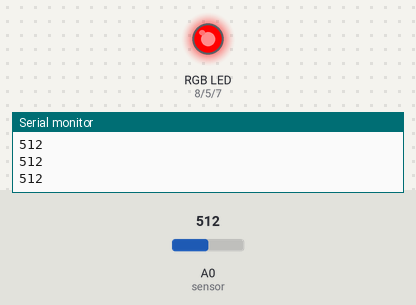
Simulated run of this sketch. Board: Arduino Uno, built with avr-gcc and run on an emulated ATmega328P. Shown: an RGB LED mixed from three pins (HIGH = lit), the last lines printed to the serial monitor. Inputs (shaded band) come from the test bench; at power-on: A0 (sensor) = 512.

Above: at 1.2 s.
1.3 s: A0 (sensor) set to 155
2.8 s: A0 (sensor) set to 129
At 3.1 s:
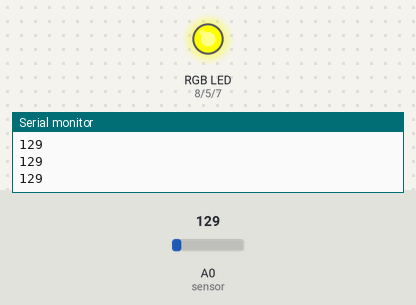
4.3 s: A0 (sensor) set to 89
5.8 s: A0 (sensor) set to 76
At 6.5 s:
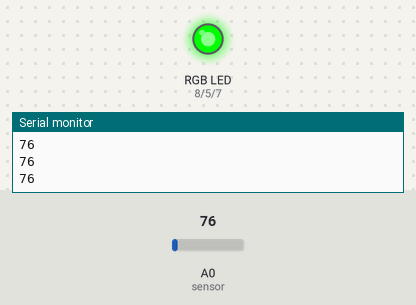
7.3 s: A0 (sensor) set to 122
At 7.6 s:
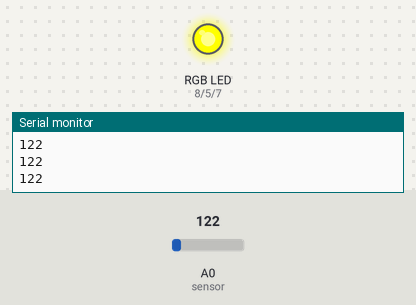
8.8 s: A0 (sensor) set to 150
At 10.0 s:
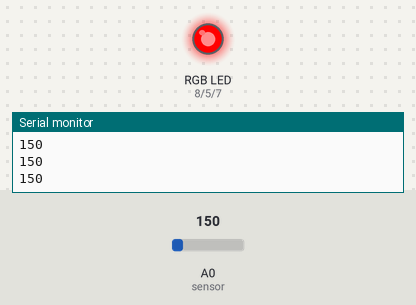
Timing chart, 0 to 11.3 s (numbered marks = the images above; inputs shaded):
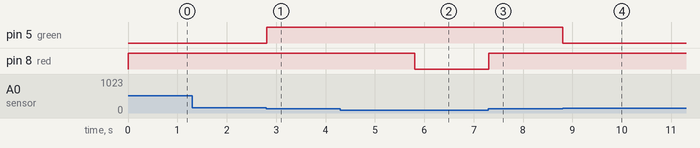

Measured:
- the behaviour switches between 141 and 140 on A0 (sensor) (found by bisection; images 0 and 1)
- the behaviour switches between 81 and 80 on A0 (sensor) (found by bisection; images 1 and 2)
- after the input at 2.8 s, pin 5 (green): LOW → HIGH at once
- after the input at 5.8 s, pin 8 (red): HIGH → LOW at once
- after the input at 7.3 s, pin 8 (red): LOW → HIGH at once
- after the input at 8.8 s, pin 5 (green): HIGH → LOW at once

The sketch:

force_sensor_reading_with_rgb_indicator1.ino
```cpp
int sensor = A0;
int red = 8 , blue = 7, green=5;

void setup(){

  Serial.begin(9600);

  pinMode(red,OUTPUT);
  pinMode(blue,OUTPUT);
  pinMode(green,OUTPUT);

}

void loop(){

  int Sensor = analogRead(sensor);
  Serial.println(Sensor);

  if(Sensor>=0 && Sensor<=80){
   Green();
  }

  else if(Sensor>80 && Sensor<=140){
    Yellow();
}
  else if(Sensor >140){
   Red();
  }
}


void Red(){
 digitalWrite(red,HIGH);
 digitalWrite(green,LOW);
 digitalWrite(blue,LOW);
}

void Yellow(){
 digitalWrite(red,HIGH);
 digitalWrite(green,HIGH);
 digitalWrite(blue,LOW);
}

void Green(){
 digitalWrite(red,LOW);
 digitalWrite(green,HIGH);
 digitalWrite(blue,LOW);
}
```
